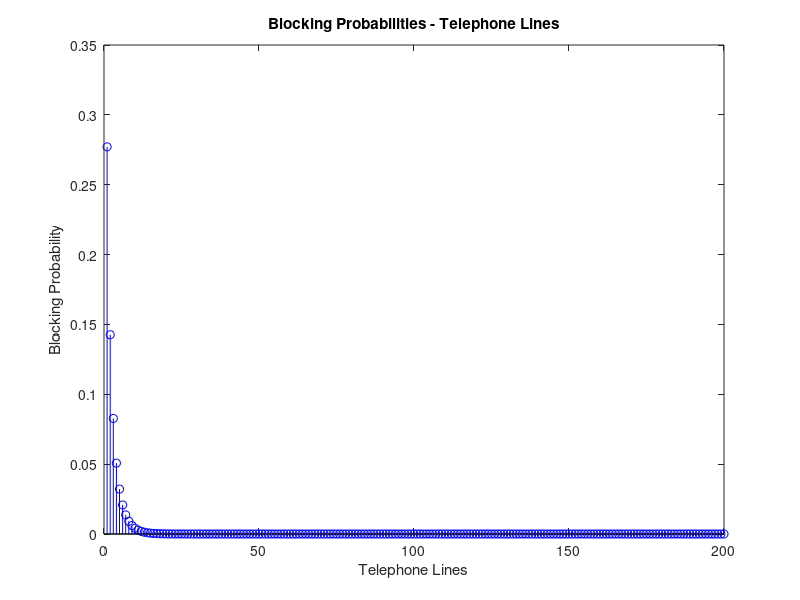

Reproduce this figure in MATLAB.
clc;
clear all;
close all;
pkg load queueing;

#Ερώτημα 1
function p = erlangb_factorial (r,c)
  s = 0;
  for k = 0:1:c
    s = s + (power(r,k)/factorial(k));
  endfor
  p = (power(r,c)/factorial(c))/s;
endfunction

#Ερώτημα 2
function p = erlangb_iterative (r,c)
  p = 1;
  for i=0:1:c
    p = ((r*p)/((r*p)+i));
  endfor
endfunction

#Ερώτημα 4
Pblocking = zeros(0,200);

for i = 1:1:200
  Pblocking(i) = erlangb_iterative (i*(23/60),i);
endfor

figure(1);
stem(Pblocking,'b',"linewidth",0.4);
title("Blocking Probabilities - Telephone Lines")
xlabel("Telephone Lines");
ylabel("Blocking Probability");
